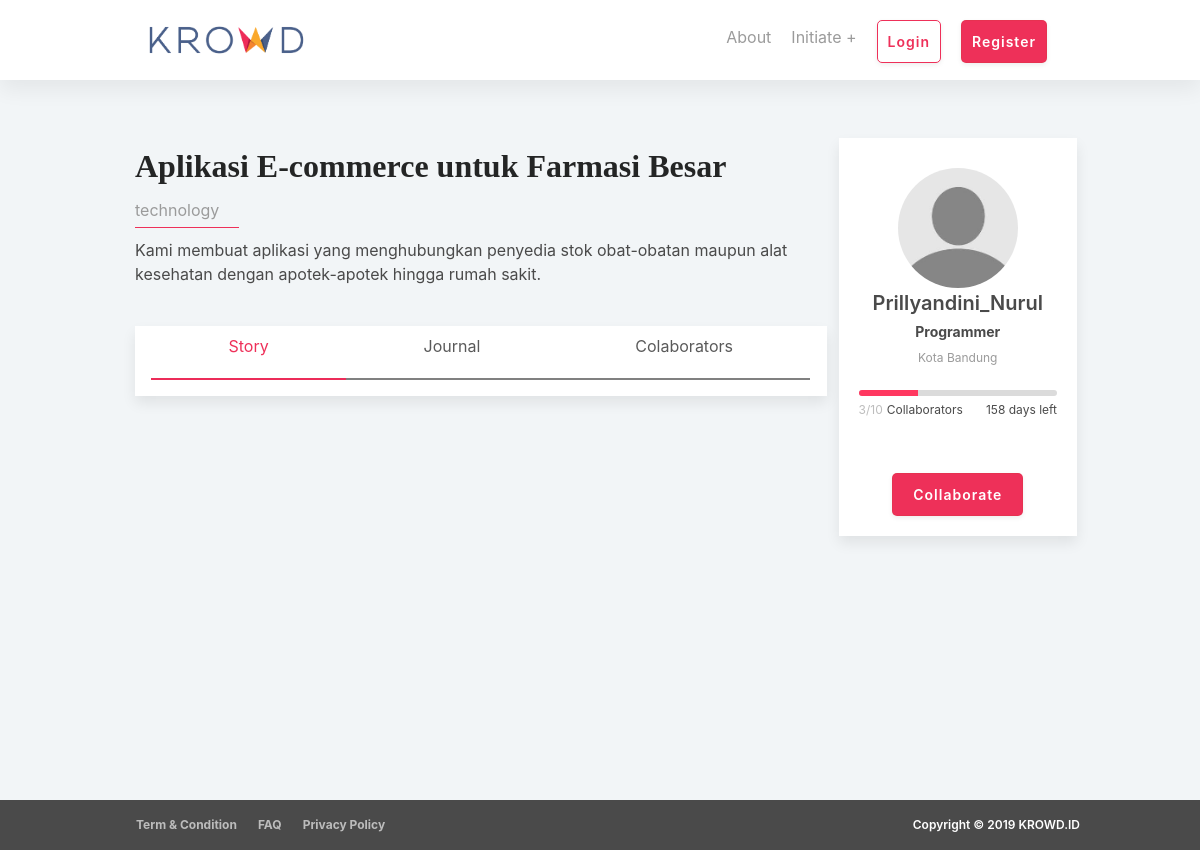
The page /c_krowd_home/detil_project/1 on the database its author committed.
### tables this page shows
CREATE TABLE `project` (
  `id_project` int(255) NOT NULL,
  `id_user` int(11) DEFAULT NULL,
  `judul_project` varchar(255) NOT NULL,
  `kategori` enum('music','fashion','technology','art','film&video','games','publishing','social') NOT NULL,
  `upload_image` blob NOT NULL,
  `short_desc` varchar(255) NOT NULL,
  `deskripsi` text NOT NULL,
  `lokasi` varchar(20) NOT NULL,
  `start_date` date NOT NULL,
  `end_date` date NOT NULL,
  `bidang_keahlian` varchar(20) NOT NULL,
  `max_user` int(100) NOT NULL,
  `popularity` enum('yes','no') NOT NULL,
  `admin_check` enum('Not Checked','Accepted','Rejected') NOT NULL
);

CREATE TABLE `user` (
  `id_user` int(11) NOT NULL,
  `username` varchar(255) NOT NULL,
  `email` varchar(255) NOT NULL,
  `password` varchar(255) NOT NULL,
  `short_bio` text NOT NULL,
  `experience` text NOT NULL,
  `portfolio` text NOT NULL,
  `kota` varchar(30) NOT NULL
);

### application/controllers/C_krowd_home.php (called while the page is built, shortened)
<?php
class C_krowd_home extends CI_Controller {
	function __construct()
    {
        $this->load->model('krowd_model');
    }
	public function detil_project($id)
	{
		$data['project'] = $this->krowd_model->get_specified_project_info($id);
		$data['collab'] = $this->krowd_model->get_project_collaborators($id);
		$this->load->view('detil_project', $data);
	}
}

### index.php (called while the page is built, shortened)
<?php
require_once BASEPATH.'core/CodeIgniter.php';

### application/models/krowd_model.php (called while the page is built, shortened)
<?php
class krowd_model extends CI_Model
{
    function get_specified_project_info($id)
    {
        $this->db->select('project.judul_project, user.username, project.kategori, project.short_desc, DATEDIFF(project.end_date,CURDATE()) AS "days_left", COUNT(queue.id_user) as "joined_user", project.max_user, project.deskripsi, project.lokasi, project.bidang_keahlian');
        $this->db->from('project');
        $this->db->join('user','project.id_user = user.id_user');
        $this->db->join('queue','queue.id_project = project.id_project');
        $this->db->where('project.id_project =', $id);
        $this->db->where('queue.status = 1');
        $query = $this->db->get();
        return $query->result_array();
    }
    function get_project_collaborators($id)
    {
        $this->db->select('user.id_user, user.username, user.kota');
        $this->db->from('user');
        $this->db->join('queue','queue.id_user=user.id_user');
        $this->db->join('project','project.id_project = queue.id_project');
        $this->db->where('project.id_project =', $id);
        $query = $this->db->get();
        return $query->result_array();
    }
    function get_collaborator_projects($id)
    {
        $this->db->select('count(queue.id_user)as "colpro"');
        $this->db->from('queue');
        $this->db->where('queue.id_user =', $id);
        $query = $this->db->get();
        return $query->result_array();
    }
    function get_initiated_projects($id)
    {
        $this->db->select('count(project.id_project)as"inpro"');
        $this->db->from('project');
        $this->db->join('user', 'user.id_user = project.id_user');
        $this->db->where('user.id_user =', $id);
        $query = $this->db->get();
        return $query->result_array();
    }
}

### application/views/detil_project.php (the view, shortened to what this page needs)
<link rel="stylesheet" href="<?= base_url('assets/css/detil_project.css')?>"/>
<?php foreach($project as $p){?>
<div class="bungkusDProject container">
	<div class="bungkusDetilProject2 columns">
		<div class="posProject column is-9">
			<h1 class="textJudulProjectDetil"><?= $p['judul_project']?></h1>
			<div class="textKategori"><?= $p['kategori']?></div>
			<span class="textBriefProject"><?= $p['short_desc']?></span>
			<div class="boxDetilProject">
				<div class="ant-tabs ant-tabs-top ant-tabs-line">
					<div role="tablist" class="ant-tabs-bar" tabindex="0">
							<div class="ant-tabs-nav-wrap">
								<div class="ant-tabs-nav-scroll">
									<nav class="navbar navbar-expand-sm justify-content-between" id="navMainMenu">
								      <ul class="navbar-nav nav-fill w-100 align-items-start">
								        <li class="nav-item">
								            <a class="nav-link active" id="ktg-menu" onclick="openMenu(event, 'story')">Story</a>
								        </li>
								        <li class="nav-item">
								            <a class="nav-link" id="ktg-menu" onclick="openMenu(event, 'jurnal')">Journal</a>
								        </li>
								        <li class="nav-item">
								            <a class="nav-link" id="ktg-menu" onclick="openMenu(event, 'colab')">Colaborators</a>
								        </li>
								     </ul>
								    </nav>
								</div>
							</div>
					</div>
				</div>
			</div>
		</div>
		<div class="posInitiator">
			<div class="bungkusInitiator">
				<img src="<?= base_url('assets/img/user.jpg')?>" alt="card" class="imgInitiator">
				<div class="body has-text-centered">
					<div class="textNamaInit"><?= $p['username']?></div>
					<div class="textJobdesk">
						<dl>
							<div>
								<dt><?= $p['bidang_keahlian']?></dt>
							</div>
						</dl>
					</div>
					<div class="textKota"><?= $p['lokasi']?></div>
					<progress class="progress is-danger is-12 is-small" value="<?= $p['joined_user']?>" max="<?= $p['max_user']?>" style="height: 6px; margin-top: 20px; margin-bottom: 5px;"></progress>
					<div class="columns is-mobile">
						<div class="column is-6 is-size-7 is-inline-block" align="left">
							<span class="textCollaborator is-black"><?= $p['joined_user']?>/<?= $p['max_user']?></span>Collaborators
						</div>
						<div class="column is-6 is-size-7 is-inline-block" align="right">
							<p class="time-left"><?= $p['days_left']?> days left</p>
						</div>
					</div>
					<?php if($p['joined_user'] != $p['max_user']) {
						if ($this->session->userdata('username') == FALSE) { ?>
							<form action="<?= base_url('auth/login')?>">
								<button type="submit" class="btnCollaborate">Collaborate</button>
							</form>
						<?php } else {?>
							<form action="<?= base_url('c_krowd_home/about')?>">
								<button type="submit" class="btnCollaborate">Collaborate</button>
							</form>
						<?php }?>
					<?php }?>
				</div>
			</div>
		</div>
	</div>
</div>
<?php }?>

### assets/css/style.css (style rules this page uses)
body { font-family: 'Rubik' sans-serif; }
#navMainMenu { padding-top:0px; padding-bottom:0px; width:100%; }
#ktg-menu { padding-bottom:20px; cursor: pointer; border-bottom:2px solid grey; }
#ktg-menu.active { border-bottom: 2px solid #ec2c59; color: #ee3059; }
.nav-link.active { border-bottom: 2px solid #ec2c59; color: #ee3059; }
.textCollaborator { color: rgb(189, 189, 189); }

### assets/css/detil_project.css (style rules this page uses)
.bungkusDetilProject2 { min-height: 620px; }
.bungkusDetilProject2 { padding-top: 150px; display: flex; }
.posProject { margin-bottom: 60px; flex: none; width: 75%; }
.posInitiator { margin-bottom: 60px; flex: none; width: 25%; }
.textJudulProjectDetil { width: 100%; font-family: heading-bold; font-size: 2rem; font-weight: 600; margin-bottom: 1rem; line-height: 1; }
.textKategori { color: rgb(155, 155, 155); display: inline-block; padding-right: 20px; padding-bottom: 5px; margin-bottom: 10px; border-bottom: 1px solid rgb(238, 48, 89); }
.textBriefProject { display: block; margin-bottom: 40px; }
span { font-style: inherit; font-weight: inherit; }
.bungkusInitiator { background: white none repeat scroll 0% 0%; box-shadow: rgba(0, 0, 0, 0.08) 0px 7px 13px; position: relative; overflow: auto; padding: 20px; }
.imgInitiator { height: 120px; max-width: 120px; border-radius: 50%; margin: 10px auto auto; display: block; }
.textNamaInit { font-size: 1.25rem; font-weight: 600; }
.textJobdesk { font-size: 0.875rem; line-height: 2; }
.textKota { font-size: 0.75rem; color: rgb(155, 155, 155); line-height: 2; }
.textCollaborator, [data-textCollaborator] { padding-right: 4px; }
.btnCollaborate { display: inline-block; box-sizing: border-box; padding: 10px 20px; margin-top: 30px; transition: all 0.2s ease 0s; border: 1px solid rgba(230, 50, 80, 0.9); border-radius: 5px; box-shadow: rgba(0, 0, 0, 0.07) 0px 2px 5px; cursor: pointer; background: rgb(238, 48, 89) none repeat scroll 0% 0%; letter-spacing: 1px; text-align: center; font-size: 0.875rem; font-weight: 600; color: white; }
.boxDetilProject { background: white none repeat scroll 0% 0%; box-shadow: rgba(0, 0, 0, 0.08) 0px 7px 13px; position: relative; overflow: auto; }

### rows shown on the page
project: judul_project "Aplikasi E-commerce untuk Farmasi Besar", kategori "technology", short_desc "Kami membuat aplikasi yang menghubungkan penyedia stok obat-obatan maupun alat kesehatan dengan apotek-apotek hingga rumah sakit.", id_user.username "Prillyandini_Nurul", bidang_keahlian "Programmer", lokasi "Kota Bandung", joined_user "3", max_user "10", days_left "158"
